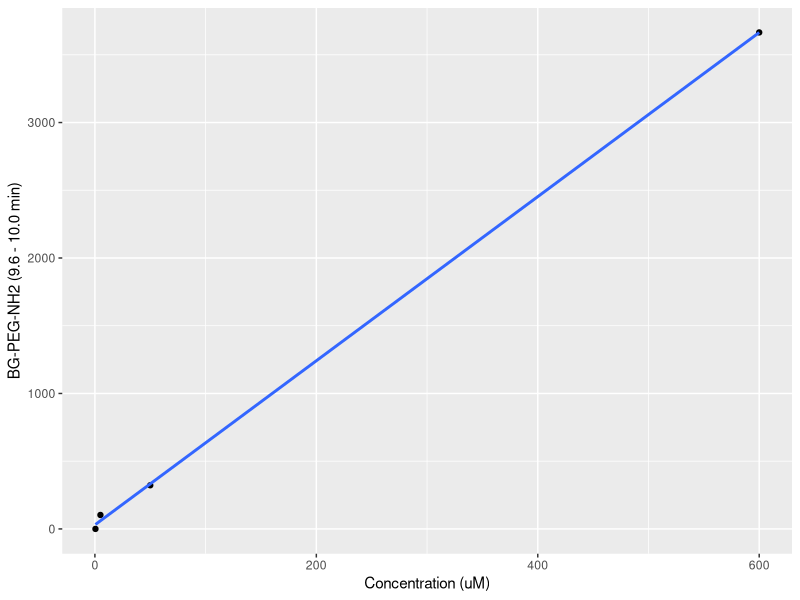
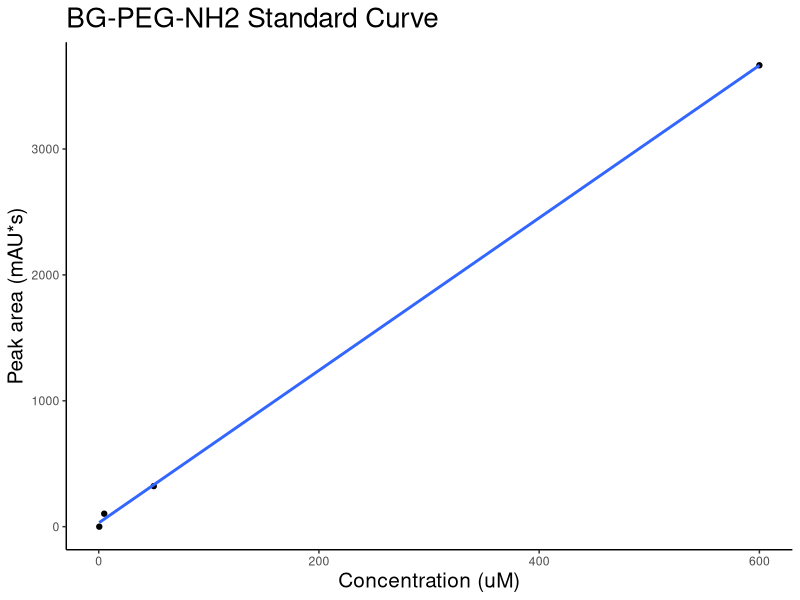
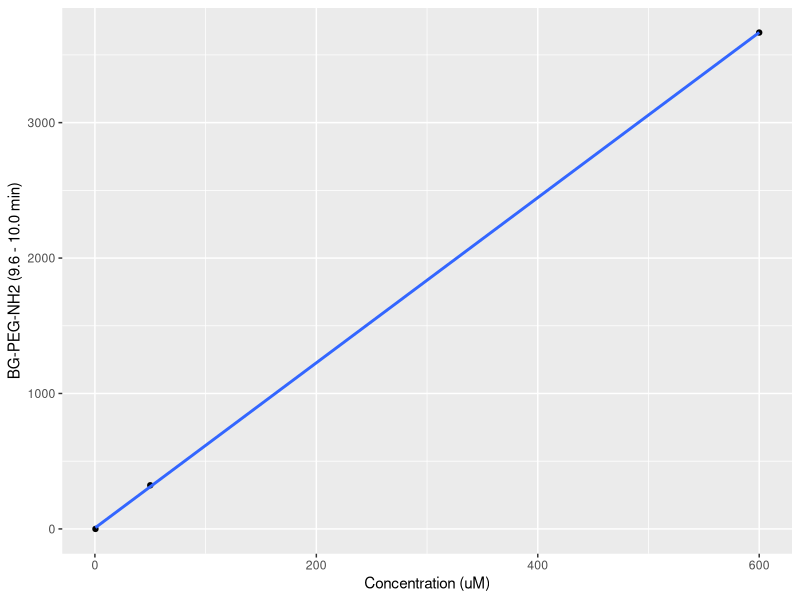
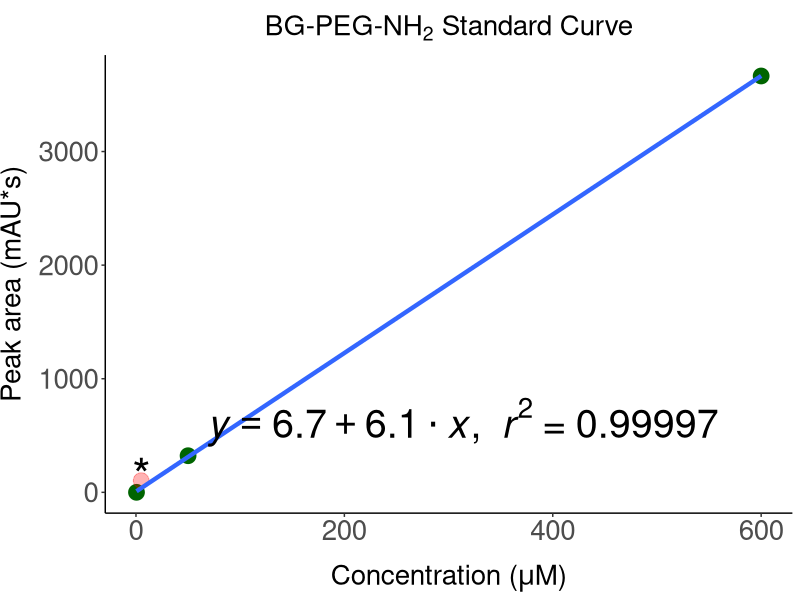

Here is the R script that generated these plots, in order:
rm(list=ls())

library(tidyverse)
library(ggplot2)
library(ggthemes)

filtdf <- read_csv("Compiled-data-for-R.csv") %>%
  filter(Sample == 'BG-PEG-NH2')
myplot <- ggplot(data = filtdf, mapping = aes(x = `Concentration (uM)`, y = `BG-PEG-NH2 (9.6 - 10.0 min)`)) +
  geom_point()
myplot +
  geom_smooth(method = lm, se = FALSE)
lm1 <- lm(data = filtdf, `BG-PEG-NH2 (9.6 - 10.0 min)`~`Concentration (uM)`); lm1
anova(lm1)
summary(lm1)

italic(y) == a + b %.% italic(x)*","~~italic(r)^2~"="~r2
format(coef(lm1)[1], digits = 2)

lm_eqn <- function(df){
  lmx <- lm(`BG-PEG-NH2 (9.6 - 10.0 min)`~`Concentration (uM)`, df);
  eq <- substitute(italic(y) == a + b %.% italic(x)*","~~italic(r)^2~"="~r2, 
                   list(a = format(coef(lmx)[1], digits = 4), 
                        b = format(coef(lmx)[2], digits = 4), 
                        r2 = format(summary(lmx)$r.squared, digits = 4)))
  as.character(as.expression(eq));                 
}
myplot + 
  geom_smooth(method = lm, se = FALSE) +
  labs(title = "BG-PEG-NH2 Standard Curve", x = "Concentration (uM)", y = "Peak area (mAU*s)") +
  theme_classic() +
  theme(plot.title = element_text(size=20), axis.title = element_text(size=15))

# But this won't give anything sensible at the lower concentrations
# (which we're interested in), and we believe this is largely due to the 5 uM
# measurement being spuriously high (it 'bleeds into' adjacent peaks). So
# exclude this and analyse again.

filtdf2 <- read_csv("Compiled-data-for-R.csv") %>%
  filter(Sample == 'BG-PEG-NH2', `Concentration (uM)` != 5) %>% 
  mutate(bg_peak = `BG-PEG-NH2 (9.6 - 10.0 min)`, conc = `Concentration (uM)`)
# And copy x and y to more R-friendly titles (otherwise 'parse' has issues for
# equation overlay onto plot)
myplot <- ggplot(data = filtdf2, mapping = aes(x = `Concentration (uM)`, y = `BG-PEG-NH2 (9.6 - 10.0 min)`)) +
  geom_point()
myplot +
  geom_smooth(method = lm, se = FALSE)
lm2 <- lm(data = filtdf2, `BG-PEG-NH2 (9.6 - 10.0 min)`~`Concentration (uM)`); lm2
anova(lm2)


lm_eqn <- function(df){
  lmx <- lm(bg_peak~conc, df);
  eq <- substitute(italic(y) == a + b %.% italic(x)*","~~italic(r)^2~"="~r2, 
                   list(a = format(coef(lmx)[[1]], digits = 2), 
                        b = format(coef(lmx)[[2]], digits = 2), 
                        r2 = format(summary(lmx)$r.squared, digits = 5)))
  as.character(as.expression(eq));                 
}
view(filtdf)

dev.new()
ggplot(data = filtdf2, mapping = aes(x = `Concentration (uM)`, y = `BG-PEG-NH2 (9.6 - 10.0 min)`)) +
  geom_point(size = 5, col = 'dark green') +
  geom_point(data = filter(filtdf, `Concentration (uM)` == 5), col = 'red', alpha = 0.3, size = 5) +
  geom_smooth(method = lm, se = FALSE, size = 1.5) +
  labs(title = expression(paste("BG-PEG-NH"[2]," Standard Curve")),
       x = expression(paste("Concentration (",mu,"M)")),
       y = "Peak area (mAU*s)") +
  annotate(geom = "text", -Inf, Inf, hjust = -0.2, vjust = 8, label = lm_eqn(filtdf2), parse = TRUE, size = 10) +
  annotate('text', x = 5, y = 150, label = '*', size = 12) +
  theme_classic() +
  theme(plot.title = element_text(size=20, hjust = 0.5),
        axis.title = element_text(size=20),
        axis.title.x = element_text(vjust=-1),
        axis.title.y = element_text(vjust = 2),
        axis.text.x = element_text(size = 20),
        axis.text.y = element_text(size = 20),
        aspect.ratio = 1/1.5)

ggsave("BG-PEG-NH2_standard_curve.png")
dev.off()


# The 'coefficients' in summary() of the linear model for this standard 'curve'
summary(lm2)$coefficients
# give the intercept (c):
intcpt <- summary(lm2)$coefficients[1]
# and the gradient (m):
grad <- summary(lm2)$coefficients[2]

# so y = mx + c, with y as peak area and x as concentration of BG-PEG-NH2
# Use this linear model to estimate the remaining amount of BG-PEG-NH2 
# (substrate) remaining after reaction to form BG-PEG-MA
# (use x = (y - c)/m):

ma_bg_area <- read_csv("Compiled-data-for-R.csv") %>%
  filter(Sample == 'MA-BG') %>%
  select(`BG-PEG-NH2 (9.6 - 10.0 min)`) %>%
  as.numeric()

ma_bg_substrate_remaining <- (ma_bg_area - intcpt)/grad

# Input amount of substrate:
ma_bg_input_substrate <- read_csv("Compiled-data-for-R.csv") %>%
  filter(Sample == 'MA-BG') %>%
  select(`Concentration (uM)`) %>%
  as.numeric()

formation_efficiency_estimate <- 100 - (ma_bg_substrate_remaining/
                                    ma_bg_input_substrate)*100

formation_efficiency_estimate
# Rounding --> 99.9 % efficient. 
